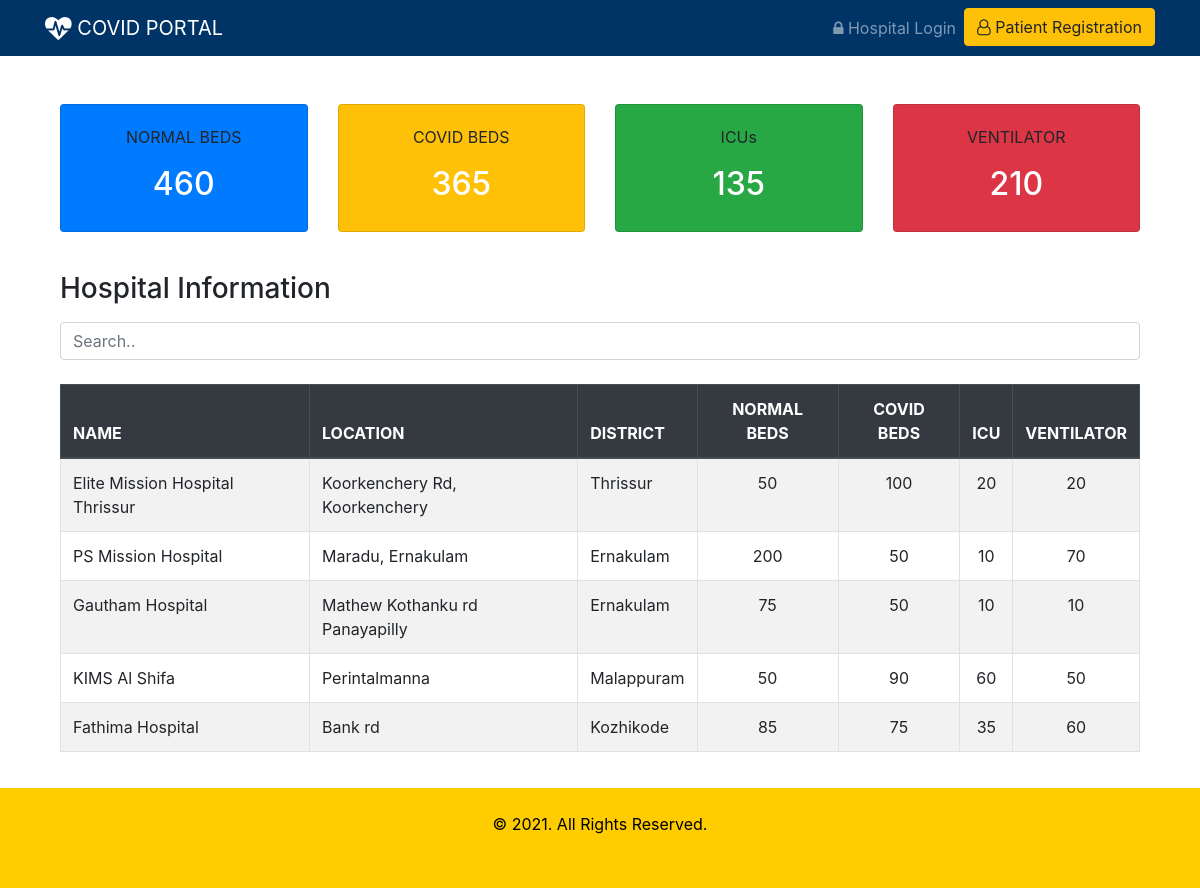
The app's page /beds/?page=2, older data.
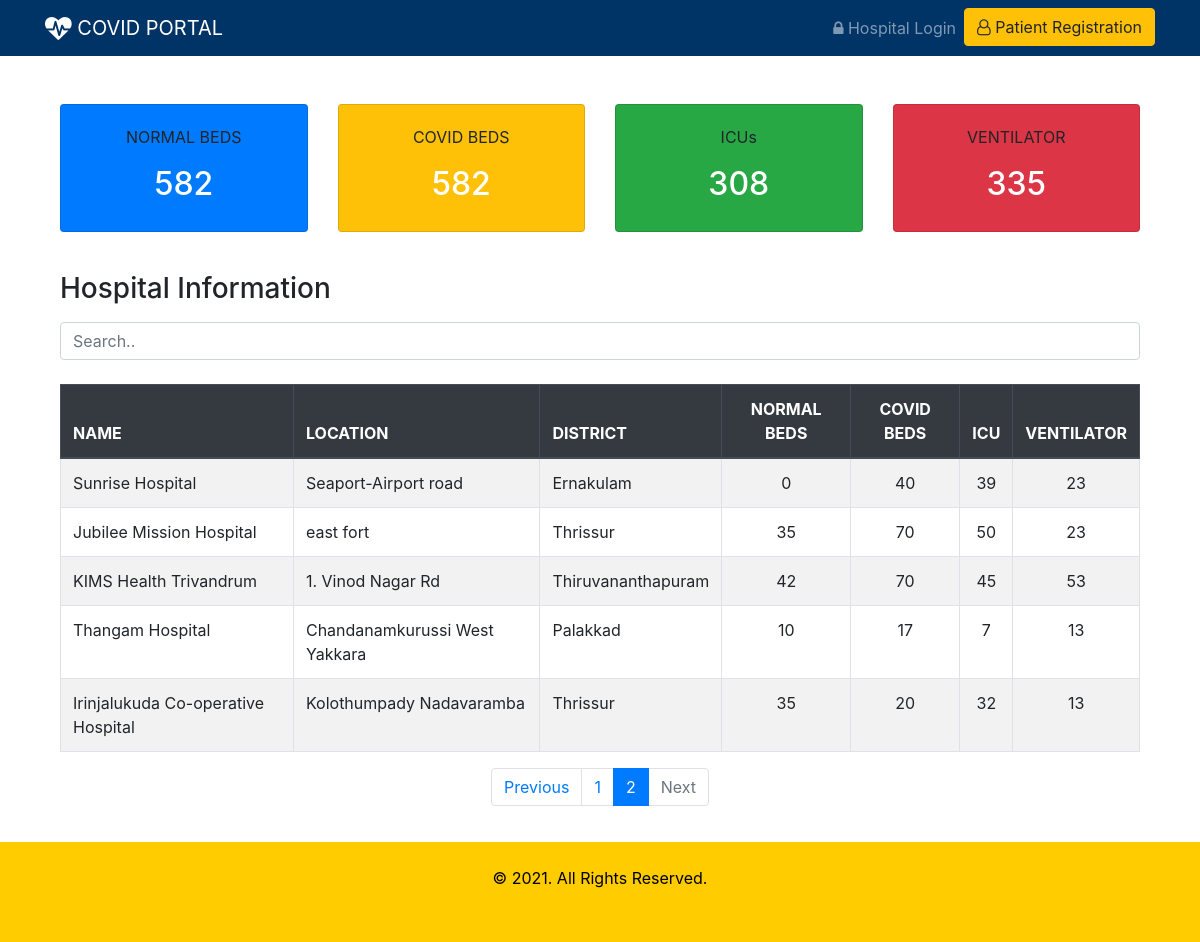
The same page, newer data.
### beds/models.py (models this page shows, shortened)
class Hospital(models.Model):
    sc = (
    ('gov', 'Government'),
    ('prv', 'Private')
    )
    name = models.CharField(max_length=50)
    location = models.CharField(max_length=50)
    district = models.CharField(max_length=2, choices=dt)
    phone = models.CharField(max_length=12)
    sector = models.CharField(max_length=3, choices=sc)
    covid_beds = models.IntegerField()
    normal_beds = models.IntegerField()
    icu_beds = models.IntegerField()
    ventilator = models.IntegerField()
    user = models.OneToOneField(User, on_delete=models.CASCADE)

### beds/views.py (the view)
# urls.py: path('', views.index, name='index'),
def index(request):
    normal_beds = Hospital.objects.aggregate(total=Sum('normal_beds'))
    covid_beds = Hospital.objects.aggregate(total=Sum('covid_beds'))
    icu = Hospital.objects.aggregate(total=Sum('icu_beds'))
    ventilator = Hospital.objects.aggregate(total=Sum('ventilator'))
    page = request.GET.get('page', 1)
    hospital_list = Hospital.objects.all()
    paginator = Paginator(hospital_list, 5)
    try:
        hospitals = paginator.page(page)
    except PageNotAnInteger:
        hospitals = paginator.page(1)
    except EmptyPage:
        hospitals = paginator.page(paginator.num_pages)
    context = {
        'normal_beds': normal_beds,
        'covid_beds': covid_beds,
        'icu': icu,
        'ventilator': ventilator,
        'hospitals': hospitals
    }
    return render(request, 'beds/summary.html', context)

### beds/templates/beds/summary.html (shortened to what this page needs)
{% extends 'beds/index.html' %}
{% block content %}
<div class="container mt-4 pt-4 pb-4">
  <div class="card-deck">
    <div class="card bg-primary">
      <div class="card-body text-center">
        <p class="card-text">NORMAL BEDS</p>
        <h2 class="text-white">{{ normal_beds.total }}</h2>
      </div>
    </div>
    <div class="card bg-warning">
      <div class="card-body text-center">
        <p class="card-text">COVID BEDS</p>
        <h2 class="text-white">{{ covid_beds.total }}</h2>
      </div>
    </div>
    <div class="card bg-success">
      <div class="card-body text-center">
        <p class="card-text">ICUs</p>
        <h2 class="text-white">{{ icu.total }}</h2>
      </div>
    </div>
    <div class="card bg-danger">
      <div class="card-body text-center">
        <p class="card-text">VENTILATOR</p>
        <h2 class="text-white">{{ ventilator.total }}</h2>
      </div>
    </div>
  </div>
</div>
<div class="container mt-3">
  <h3 class="mb-3">Hospital Information</h3>
  <input class="form-control" id="myInput" type="text" placeholder="Search..">
  <br>
  <table class="table table-bordered table-striped table-hover">
    <thead class="thead-dark">
      <tr>
        <th>NAME</th>
        <th>LOCATION</th>
        <th>DISTRICT</th>
        <th class="text-center">NORMAL BEDS</th>
        <th class="text-center">COVID BEDS</th>
        <th class="text-center">ICU</th>
        <th class="text-center">VENTILATOR</th>
      </tr>
    </thead>
    <tbody id="myTable">
      {% for hospital in hospitals %}
        <tr>
          <td>{{ hospital.name }}</td>
          <td>{{ hospital.location}}</td>
          <td>{{ hospital.get_district_display}}</td>
          <td class="text-center">{{ hospital.normal_beds}}</td>
          <td class="text-center">{{ hospital.covid_beds}}</td>
          <td class="text-center">{{ hospital.icu_beds}}</td>
          <td class="text-center">{{ hospital.ventilator}}</td>
        </tr>
      {% endfor %}
    </tbody>
  </table>
  {% if hospitals.has_other_pages %}
  <nav aria-label="Pagination">
    <ul class="pagination justify-content-center">
      {% if hospitals.has_previous %}
        <li class="page-item"><a class="page-link" href="?page={{ hospitals.previous_page_number }}">Previous</a></li>
      {% else %}
        <li class="page-item disabled"><a class="page-link" href="#" tabindex="-1">Previous</a></li>
      {% endif %}
      {% for i in hospitals.paginator.page_range %}
        {% if hospitals.number == i %}
          <li class="page-item active"><a class="page-link" href="#"><span>{{ i }} <span class="sr-only">(current)</span></span></a></li>
        {% else %}
          <li class="page-item"><a class="page-link" href="?page={{ i }}">{{ i }}</a></li>
        {% endif %}
      {% endfor %}
      {% if hospitals.has_next %}
        <li class="page-item"><a class="page-link" href="?page={{ hospitals.next_page_number }}">Next</a></li>
      {% else %}
        <li class="page-item disabled"><a class="page-link" href="#">Next</a></li>
      {% endif %}
    </ul>
  </nav>
  {% endif %}
  <div style="height:120px;"></div>
</div>
{% endblock %}

Row changes from the older to the newer data that the page shows:
no longer on this page (row unchanged): Hospital: name "Elite Mission Hospital Thrissur", location "Koorkenchery Rd, Koorkenchery", district "Thrissur", normal_beds "50", covid_beds "100", icu_beds "20", ventilator "20"
no longer on this page (row unchanged): Hospital: name "PS Mission Hospital", location "Maradu, Ernakulam", district "Ernakulam", normal_beds "200", covid_beds "50", icu_beds "10", ventilator "70"
no longer on this page (row unchanged): Hospital: name "Gautham Hospital", location "Mathew Kothanku rd Panayapilly", district "Ernakulam", normal_beds "75", covid_beds "50", icu_beds "10", ventilator "10"
no longer on this page (row unchanged): Hospital: name "KIMS Al Shifa", location "Perintalmanna", district "Malappuram", normal_beds "50", covid_beds "90", icu_beds "60", ventilator "50"
no longer on this page (row unchanged): Hospital: name "Fathima Hospital", location "Bank rd", district "Kozhikode", normal_beds "85", covid_beds "75", icu_beds "35", ventilator "60"
added Hospital: name "Sunrise Hospital", location "Seaport-Airport road", district "Ernakulam", normal_beds "0", covid_beds "40", icu_beds "39", ventilator "23"
added Hospital: name "Jubilee Mission Hospital", location "east fort", district "Thrissur", normal_beds "35", covid_beds "70", icu_beds "50", ventilator "23"
added Hospital: name "KIMS Health Trivandrum", location "1. Vinod Nagar Rd", district "Thiruvananthapuram", normal_beds "42", covid_beds "70", icu_beds "45", ventilator "53"
added Hospital: name "Thangam Hospital", location "Chandanamkurussi West Yakkara", district "Palakkad", normal_beds "10", covid_beds "17", icu_beds "7", ventilator "13"
added Hospital: name "Irinjalukuda Co-operative Hospital", location "Kolothumpady Nadavaramba", district "Thrissur", normal_beds "35", covid_beds "20", icu_beds "32", ventilator "13"
Text that changed along with them:
{{ normal_beds.total }}: "460" → "582"
{{ covid_beds.total }}: "365" → "582"
{{ icu.total }}: "135" → "308"
{{ ventilator.total }}: "210" → "335"
text now shown: "Previous Next"
new list line: "1"
new list line: "2"
